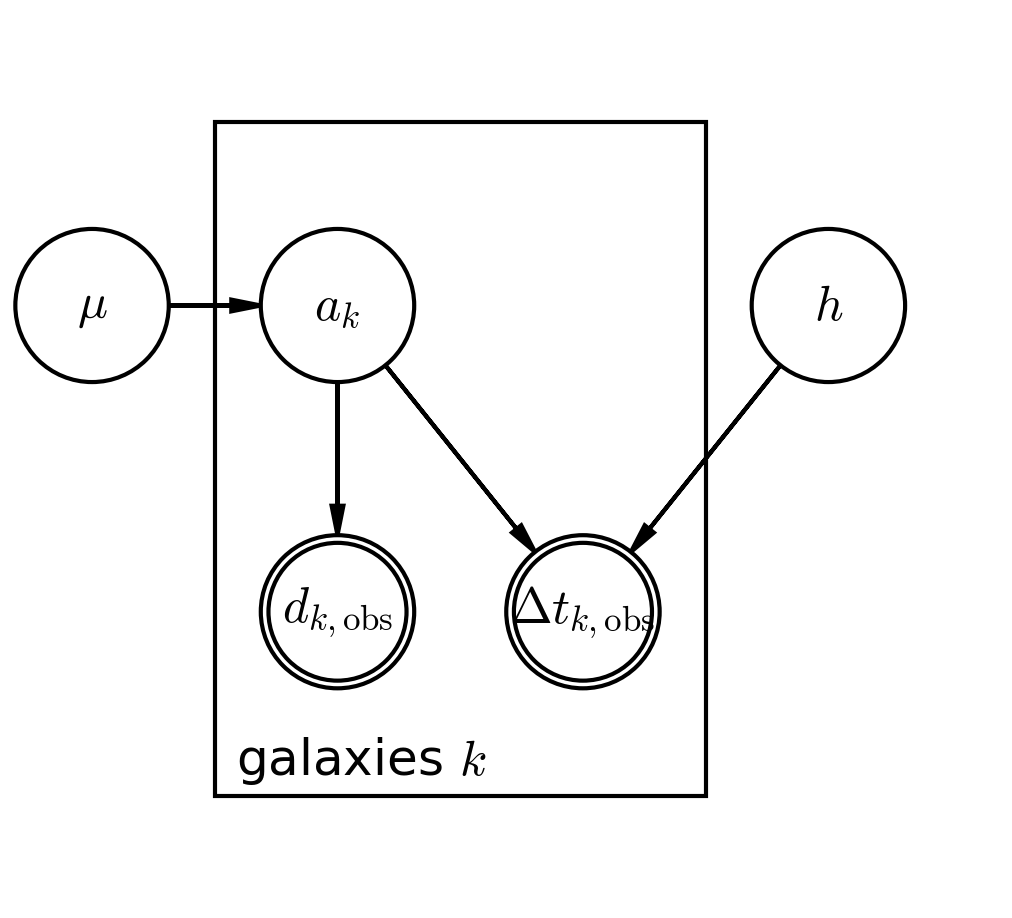

Write the Python code that produced this figure.
import daft


def most_general_PGM():

    # Instantiate a PGM.
    pgm = daft.PGM([3.3, 3.0], origin=[0.0, 0.0], grid_unit=2.6, node_unit=1.3, observed_style="inner")

    # Hyper-parameters.
    pgm.add_node(daft.Node("hyper", r"$\mu$", 0.3, 2.0))
    pgm.add_node(daft.Node("hubble", r"$h$", 2.7, 2.0))

    # Latent variables:
    pgm.add_node(daft.Node("a", r"$a_k$", 1.1, 2.0))

    # Data:
    pgm.add_node(daft.Node("observeddata", r"$d_{k,\rm obs}$", 1.1, 1.0, observed=True))
    pgm.add_node(daft.Node("observeddeltat", r"$\Delta t_{k,\rm obs}$", 1.9, 1.0, observed=True))

    # Add in the edges.
    pgm.add_edge("hyper", "a")
    pgm.add_edge("a", "observeddata")
    pgm.add_edge("a", "observeddeltat")
    pgm.add_edge("hubble", "observeddeltat")

    # And a plate for the galaxies
    pgm.add_plate(daft.Plate([0.7, 0.5, 1.6, 2.1], label=r"galaxies $k$", shift=-0.1))

    # Render and save.
    pgm.render()
    pgm.figure.savefig("most_general_PGM.png", dpi=300)

    return
